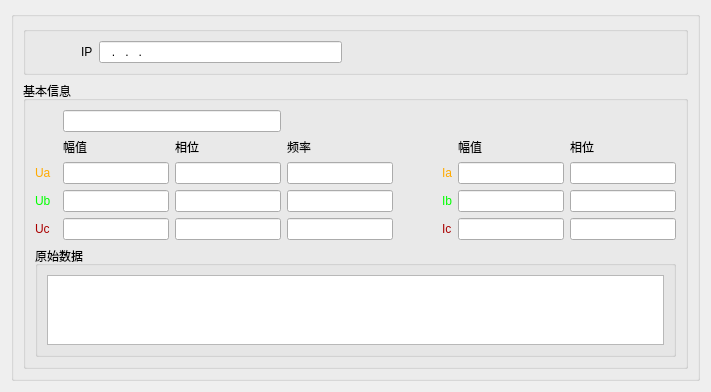
<?xml version="1.0" encoding="UTF-8"?>
<ui version="4.0">
 <class>meaSure</class>
 <widget class="QWidget" name="meaSure">
  <property name="geometry">
   <rect>
    <x>0</x>
    <y>0</y>
    <width>711</width>
    <height>351</height>
   </rect>
  </property>
  <property name="windowTitle">
   <string>Form</string>
  </property>
  <layout class="QGridLayout" name="gridLayout">
   <item row="0" column="0">
    <widget class="QGroupBox" name="groupBox">
     <property name="title">
      <string/>
     </property>
     <layout class="QGridLayout" name="gridLayout_3" rowstretch="0,2">
      <item row="0" column="0">
       <widget class="QGroupBox" name="groupBox_2">
        <property name="sizePolicy">
         <sizepolicy hsizetype="Expanding" vsizetype="Expanding">
          <horstretch>0</horstretch>
          <verstretch>0</verstretch>
         </sizepolicy>
        </property>
        <property name="title">
         <string/>
        </property>
        <layout class="QHBoxLayout" name="horizontalLayout">
         <item>
          <widget class="QPushButton" name="splitButton">
           <property name="text">
            <string/>
           </property>
           <property name="icon">
            <iconset resource="source.qrc">
             <normaloff>:/config/image/split.png</normaloff>:/config/image/split.png</iconset>
           </property>
           <property name="iconSize">
            <size>
             <width>20</width>
             <height>20</height>
            </size>
           </property>
           <property name="flat">
            <bool>true</bool>
           </property>
          </widget>
         </item>
         <item>
          <widget class="QLabel" name="label">
           <property name="text">
            <string>IP</string>
           </property>
          </widget>
         </item>
         <item>
          <widget class="QLineEdit" name="EditSetIP">
           <property name="inputMask">
            <string>000.000.000.000</string>
           </property>
          </widget>
         </item>
         <item>
          <spacer name="horizontalSpacer">
           <property name="orientation">
            <enum>Qt::Horizontal</enum>
           </property>
           <property name="sizeHint" stdset="0">
            <size>
             <width>40</width>
             <height>20</height>
            </size>
           </property>
          </spacer>
         </item>
         <item>
          <widget class="QPushButton" name="startButton">
           <property name="text">
            <string/>
           </property>
           <property name="icon">
            <iconset resource="source.qrc">
             <normaloff>:/config/image/play_passive.png</normaloff>:/config/image/play_passive.png</iconset>
           </property>
           <property name="iconSize">
            <size>
             <width>20</width>
             <height>20</height>
            </size>
           </property>
           <property name="flat">
            <bool>true</bool>
           </property>
          </widget>
         </item>
         <item>
          <widget class="QPushButton" name="stopButton">
           <property name="text">
            <string/>
           </property>
           <property name="icon">
            <iconset resource="source.qrc">
             <normaloff>:/config/image/stop_active.png</normaloff>:/config/image/stop_active.png</iconset>
           </property>
           <property name="iconSize">
            <size>
             <width>20</width>
             <height>20</height>
            </size>
           </property>
           <property name="flat">
            <bool>true</bool>
           </property>
          </widget>
         </item>
        </layout>
       </widget>
      </item>
      <item row="1" column="0">
       <widget class="QGroupBox" name="groupBox_3">
        <property name="sizePolicy">
         <sizepolicy hsizetype="Expanding" vsizetype="Expanding">
          <horstretch>0</horstretch>
          <verstretch>0</verstretch>
         </sizepolicy>
        </property>
        <property name="title">
         <string>基本信息</string>
        </property>
        <layout class="QGridLayout" name="gridLayout_4" rowstretch="0,0,0,0,0,0,0,1" columnstretch="0,0,0,0,0,0,0,0,0">
         <item row="1" column="7">
          <widget class="QLabel" name="label_12">
           <property name="text">
            <string>幅值</string>
           </property>
          </widget>
         </item>
         <item row="1" column="8">
          <widget class="QLabel" name="label_13">
           <property name="text">
            <string>相位</string>
           </property>
          </widget>
         </item>
         <item row="1" column="2">
          <widget class="QLabel" name="label_9">
           <property name="text">
            <string>幅值</string>
           </property>
          </widget>
         </item>
         <item row="2" column="6">
          <widget class="QLabel" name="label_6">
           <property name="styleSheet">
            <string notr="true">color: rgb(255, 170, 0);</string>
           </property>
           <property name="text">
            <string>Ia</string>
           </property>
          </widget>
         </item>
         <item row="2" column="7">
          <widget class="QLineEdit" name="IaCurrentEdit"/>
         </item>
         <item row="4" column="8">
          <widget class="QLineEdit" name="IcPhaseEdit"/>
         </item>
         <item row="4" column="6">
          <widget class="QLabel" name="label_8">
           <property name="styleSheet">
            <string notr="true">color: rgb(170, 0, 0);</string>
           </property>
           <property name="text">
            <string>Ic</string>
           </property>
          </widget>
         </item>
         <item row="2" column="8">
          <widget class="QLineEdit" name="IaPhaseEdit"/>
         </item>
         <item row="2" column="3">
          <widget class="QLineEdit" name="UaPhaseEdit"/>
         </item>
         <item row="4" column="3">
          <widget class="QLineEdit" name="UcPhaseEdit"/>
         </item>
         <item row="4" column="4">
          <widget class="QLineEdit" name="UcFreqEdit"/>
         </item>
         <item row="3" column="7">
          <widget class="QLineEdit" name="IbCurrentEdit"/>
         </item>
         <item row="3" column="4">
          <widget class="QLineEdit" name="UbFreqEdit"/>
         </item>
         <item row="2" column="2">
          <widget class="QLineEdit" name="UaVoltageEdit"/>
         </item>
         <item row="4" column="2">
          <widget class="QLineEdit" name="UcVoltageEdit"/>
         </item>
         <item row="3" column="3">
          <widget class="QLineEdit" name="UbPhaseEdit"/>
         </item>
         <item row="4" column="7">
          <widget class="QLineEdit" name="IcCurrentEdit"/>
         </item>
         <item row="1" column="4">
          <widget class="QLabel" name="label_11">
           <property name="text">
            <string>频率</string>
           </property>
          </widget>
         </item>
         <item row="1" column="3">
          <widget class="QLabel" name="label_10">
           <property name="text">
            <string>相位</string>
           </property>
          </widget>
         </item>
         <item row="3" column="8">
          <widget class="QLineEdit" name="IbPhaseEdit"/>
         </item>
         <item row="3" column="2">
          <widget class="QLineEdit" name="UbVoltageEdit"/>
         </item>
         <item row="2" column="4">
          <widget class="QLineEdit" name="UaFreqEdit"/>
         </item>
         <item row="3" column="6">
          <widget class="QLabel" name="label_7">
           <property name="styleSheet">
            <string notr="true">color: rgb(0, 255, 0);</string>
           </property>
           <property name="text">
            <string>Ib</string>
           </property>
          </widget>
         </item>
         <item row="3" column="5">
          <spacer name="horizontalSpacer_3">
           <property name="orientation">
            <enum>Qt::Horizontal</enum>
           </property>
           <property name="sizeHint" stdset="0">
            <size>
             <width>40</width>
             <height>20</height>
            </size>
           </property>
          </spacer>
         </item>
         <item row="4" column="5">
          <spacer name="horizontalSpacer_4">
           <property name="orientation">
            <enum>Qt::Horizontal</enum>
           </property>
           <property name="sizeHint" stdset="0">
            <size>
             <width>40</width>
             <height>20</height>
            </size>
           </property>
          </spacer>
         </item>
         <item row="2" column="5">
          <spacer name="horizontalSpacer_2">
           <property name="orientation">
            <enum>Qt::Horizontal</enum>
           </property>
           <property name="sizeHint" stdset="0">
            <size>
             <width>40</width>
             <height>20</height>
            </size>
           </property>
          </spacer>
         </item>
         <item row="0" column="2" colspan="2">
          <widget class="QLineEdit" name="GPSInfoEdit"/>
         </item>
         <item row="2" column="0">
          <widget class="QLabel" name="label_3">
           <property name="styleSheet">
            <string notr="true">color: rgb(255, 170, 0);</string>
           </property>
           <property name="text">
            <string>Ua</string>
           </property>
          </widget>
         </item>
         <item row="3" column="0">
          <widget class="QLabel" name="label_4">
           <property name="styleSheet">
            <string notr="true">color: rgb(0, 255, 0);</string>
           </property>
           <property name="text">
            <string>Ub</string>
           </property>
          </widget>
         </item>
         <item row="4" column="0">
          <widget class="QLabel" name="label_5">
           <property name="styleSheet">
            <string notr="true">color: rgb(170, 0, 0);</string>
           </property>
           <property name="text">
            <string>Uc</string>
           </property>
          </widget>
         </item>
         <item row="7" column="0" colspan="9">
          <widget class="QGroupBox" name="groupBox_4">
           <property name="title">
            <string>原始数据</string>
           </property>
           <layout class="QGridLayout" name="gridLayout_5">
            <item row="0" column="0">
             <widget class="QTextEdit" name="SourceDataEdit"/>
            </item>
           </layout>
          </widget>
         </item>
         <item row="0" column="0" colspan="2">
          <widget class="QLabel" name="label_2">
           <property name="styleSheet">
            <string notr="true">image: url(:/config/image/GPS.png);</string>
           </property>
           <property name="text">
            <string/>
           </property>
          </widget>
         </item>
        </layout>
       </widget>
      </item>
     </layout>
    </widget>
   </item>
  </layout>
 </widget>
 <resources>
  <include location="source.qrc"/>
 </resources>
 <connections/>
</ui>
